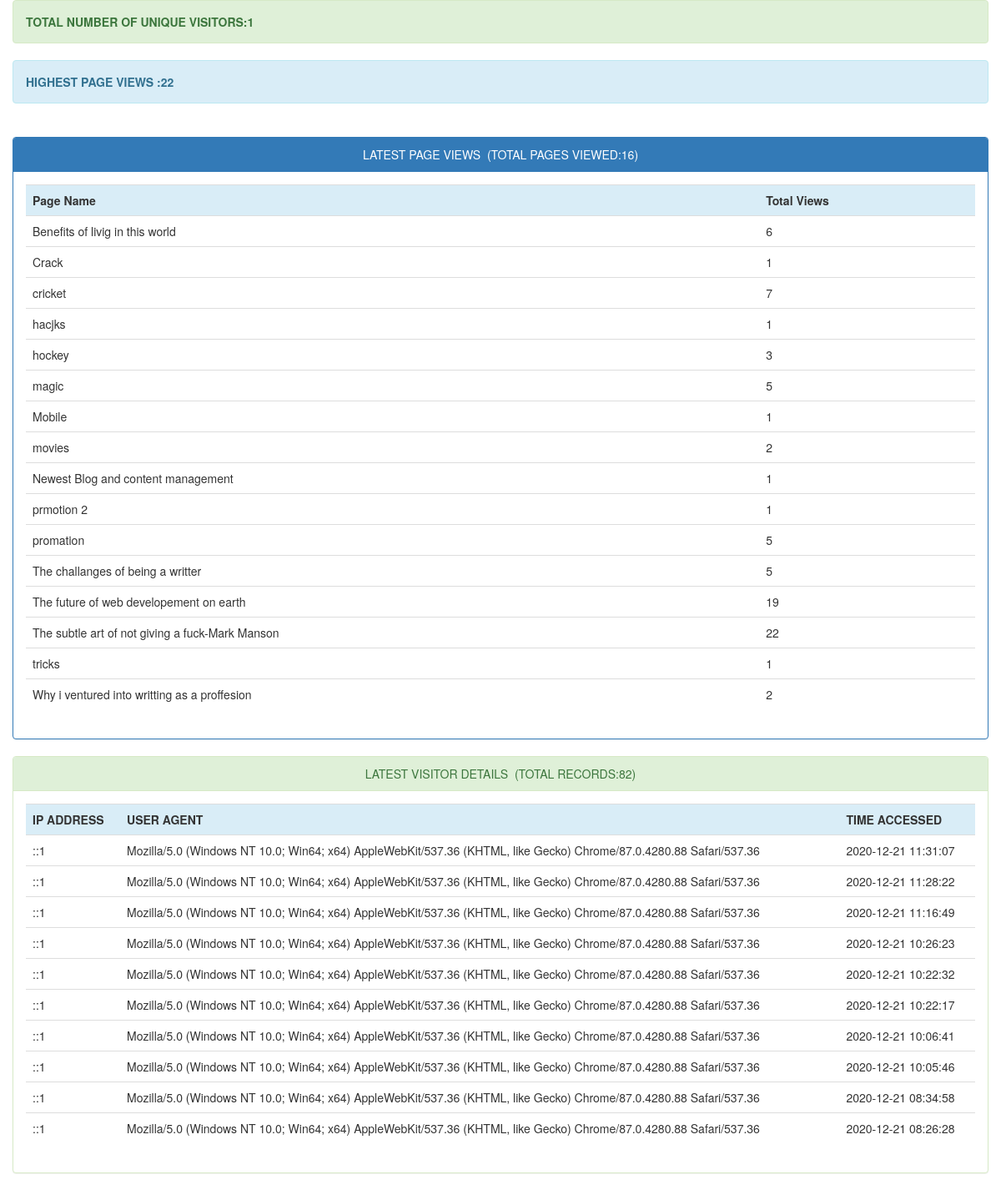
Page /adminstats/index.php on the committed database.
### tables this page shows
CREATE TABLE `page_hits` (
  `page` varchar(255) NOT NULL,
  `count` int(11) DEFAULT NULL
);

CREATE TABLE `visitor_info` (
  `id` int(11) NOT NULL,
  `ip_address` varchar(255) DEFAULT NULL,
  `user_agent` varchar(255) DEFAULT NULL,
  `time_accessed` timestamp NOT NULL DEFAULT current_timestamp()
);

### adminstats/index.php (the view, shortened to what this page needs)
<!DOCTYPE html>
<html>
<head>
	<link rel="stylesheet" type="text/css" href="bootstrap/css/bootstrap.css">
	<link rel="stylesheet" type="text/css" href="bootstrap/css/bootstrap.min.css">
</head>
<body>
	<div class="container">
		<div class="row">
			<div class="alert alert-success">
				<strong><?php
				$sql = "SELECT COUNT(DISTINCT ip_address) AS alias FROM visitor_info";
				$query = $db->prepare($sql);
				$query->execute();
				$unique_visitors = $query->fetch()['alias'];
				echo "TOTAL NUMBER OF UNIQUE VISITORS:".$unique_visitors;
				?></strong>
			</div>
			<div class="alert alert-info">
				<strong><?php
				$sql = "SELECT MAX(count) AS maximum FROM page_hits";
				$query = $db->prepare($sql);
				$query->execute();
				$maxcount = $query->fetch()['maximum'];
				echo "HIGHEST PAGE VIEWS :".$maxcount;
				?></strong>
			</div><br>
			<div class="panel panel-primary">
				<div class="panel-heading text-center">LATEST PAGE VIEWS&nbsp;&nbsp;(TOTAL PAGES VIEWED:<?php require_once("count_pages.php"); ?>)</div>
				<div class="panel-body">
					<div class="table-responsive">
						<table class="table">
							<tr class="info">
								<th>Page Name</th>
								<th>Total Views</th>
							</tr>
							<?php
							include("connect.php");
							try {
								$con=new PDO($dsn,$username,$password);
								$con->setAttribute(PDO::ATTR_ERRMODE,PDO::ERRMODE_EXCEPTION);
							} catch (Exception $ex) {
								echo 'Not Connected '.$ex->getMessage();
							}
							$stmt=$con->prepare('SELECT * FROM page_hits LIMIT 30');
							$stmt->execute();
							$resources=$stmt->fetchAll();
							foreach ($resources as $resource) {
								echo '
								<tr>
								<td>'.$resource['page'].'</td>
								<td>'.$resource['count'].'</td>
								</tr>';
							}
							?>
						</table>
					</div>
				</div>
			</div>
		</div>
		<div class="row">
			<div class="panel panel-success">
				<div class="panel-heading text-center">LATEST VISITOR DETAILS&nbsp;&nbsp;(TOTAL RECORDS:<?php require_once("count_user_stats.php"); ?>)</div>
				<div class="panel-body">
					<div class="table-responsive">
						<table class="table">
							<tr class="info">
								<th>IP ADDRESS</th>
								<th>USER AGENT</th>
								<th>TIME ACCESSED</th>
							</tr>
							<?php
							include("connect.php");
							try {
								$con=new PDO($dsn,$username,$password);
								$con->setAttribute(PDO::ATTR_ERRMODE,PDO::ERRMODE_EXCEPTION);
							} catch (Exception $ex) {
								echo 'Not Connected '.$ex->getMessage();
							}
							$stmt=$con->prepare('SELECT * FROM visitor_info ORDER BY time_accessed DESC LIMIT 10');
							$stmt->execute();
							$resources=$stmt->fetchAll();
							foreach ($resources as $resource) {
								echo '
								<tr>
								<td>'.$resource['ip_address'].'</td>
								<td>'.$resource['user_agent'].'</td>
								<td>'.$resource['time_accessed'].'</td>
								</tr>';
							}
							?>
						</table>
					</div>
				</div>
			</div>
		</div>
	</div>
</body>
</html>

### rows in the picture
page_hits: page "Benefits of livig in this world", count "6"
page_hits: page "Crack", count "1"
page_hits: page "cricket", count "7"
page_hits: page "hacjks", count "1"
page_hits: page "hockey", count "3"
page_hits: page "magic", count "5"
page_hits: page "Mobile", count "1"
page_hits: page "movies", count "2"
page_hits: page "Newest Blog and content management", count "1"
page_hits: page "prmotion 2", count "1"
page_hits: page "promation", count "5"
page_hits: page "The challanges of being a writter", count "5"
page_hits: page "The future of web developement on earth", count "19"
page_hits: page "The subtle art of not giving a fuck-Mark Manson", count "22"
page_hits: page "tricks", count "1"
page_hits: page "Why i ventured into writting as a proffesion", count "2"
visitor_info: ip_address "::1", user_agent "Mozilla/5.0 (Windows NT 10.0; Win64; x64) AppleWebKit/537.36 (KHTML, like Gecko) Chrome/87.0.4280.88 Safari/537.36", time_accessed "2020-12-21 11:31:07"
visitor_info: ip_address "::1", user_agent "Mozilla/5.0 (Windows NT 10.0; Win64; x64) AppleWebKit/537.36 (KHTML, like Gecko) Chrome/87.0.4280.88 Safari/537.36", time_accessed "2020-12-21 11:28:22"
visitor_info: ip_address "::1", user_agent "Mozilla/5.0 (Windows NT 10.0; Win64; x64) AppleWebKit/537.36 (KHTML, like Gecko) Chrome/87.0.4280.88 Safari/537.36", time_accessed "2020-12-21 11:16:49"
visitor_info: ip_address "::1", user_agent "Mozilla/5.0 (Windows NT 10.0; Win64; x64) AppleWebKit/537.36 (KHTML, like Gecko) Chrome/87.0.4280.88 Safari/537.36", time_accessed "2020-12-21 10:26:23"
visitor_info: ip_address "::1", user_agent "Mozilla/5.0 (Windows NT 10.0; Win64; x64) AppleWebKit/537.36 (KHTML, like Gecko) Chrome/87.0.4280.88 Safari/537.36", time_accessed "2020-12-21 10:22:32"
visitor_info: ip_address "::1", user_agent "Mozilla/5.0 (Windows NT 10.0; Win64; x64) AppleWebKit/537.36 (KHTML, like Gecko) Chrome/87.0.4280.88 Safari/537.36", time_accessed "2020-12-21 10:22:17"
visitor_info: ip_address "::1", user_agent "Mozilla/5.0 (Windows NT 10.0; Win64; x64) AppleWebKit/537.36 (KHTML, like Gecko) Chrome/87.0.4280.88 Safari/537.36", time_accessed "2020-12-21 10:06:41"
visitor_info: ip_address "::1", user_agent "Mozilla/5.0 (Windows NT 10.0; Win64; x64) AppleWebKit/537.36 (KHTML, like Gecko) Chrome/87.0.4280.88 Safari/537.36", time_accessed "2020-12-21 10:05:46"
visitor_info: ip_address "::1", user_agent "Mozilla/5.0 (Windows NT 10.0; Win64; x64) AppleWebKit/537.36 (KHTML, like Gecko) Chrome/87.0.4280.88 Safari/537.36", time_accessed "2020-12-21 08:34:58"
visitor_info: ip_address "::1", user_agent "Mozilla/5.0 (Windows NT 10.0; Win64; x64) AppleWebKit/537.36 (KHTML, like Gecko) Chrome/87.0.4280.88 Safari/537.36", time_accessed "2020-12-21 08:26:28"

### other values in the picture
$unique_visitors "1"
$maxcount "22"
$rowcount "16"
$rowcount "82"
